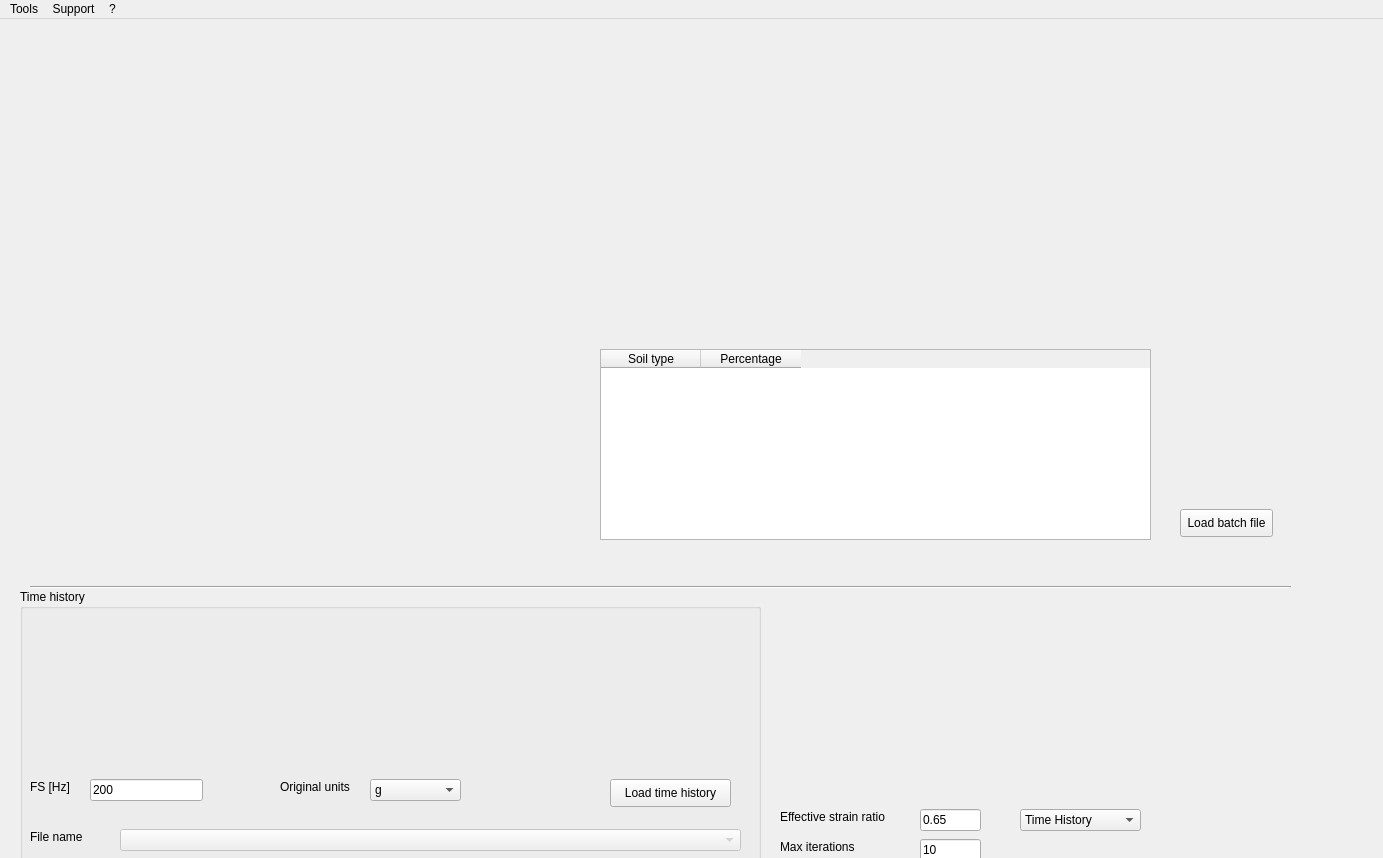
<?xml version="1.0" encoding="UTF-8"?>
<ui version="4.0">
 <class>MainWindow</class>
 <widget class="QMainWindow" name="MainWindow">
  <property name="geometry">
   <rect>
    <x>0</x>
    <y>0</y>
    <width>1383</width>
    <height>858</height>
   </rect>
  </property>
  <property name="windowTitle">
   <string>NC92-Soil</string>
  </property>
  <widget class="QWidget" name="centralwidget">
   <widget class="Line" name="line">
    <property name="geometry">
     <rect>
      <x>30</x>
      <y>560</y>
      <width>1261</width>
      <height>16</height>
     </rect>
    </property>
    <property name="orientation">
     <enum>Qt::Horizontal</enum>
    </property>
   </widget>
   <widget class="QPushButton" name="pushButton_run">
    <property name="geometry">
     <rect>
      <x>1020</x>
      <y>840</y>
      <width>121</width>
      <height>28</height>
     </rect>
    </property>
    <property name="text">
     <string>Run analysis</string>
    </property>
   </widget>
   <widget class="QLabel" name="label_11">
    <property name="geometry">
     <rect>
      <x>780</x>
      <y>790</y>
      <width>121</width>
      <height>16</height>
     </rect>
    </property>
    <property name="font">
     <font>
      <bold>false</bold>
     </font>
    </property>
    <property name="text">
     <string>Effective strain ratio</string>
    </property>
   </widget>
   <widget class="QLineEdit" name="lineEdit_strainRatio">
    <property name="geometry">
     <rect>
      <x>920</x>
      <y>790</y>
      <width>61</width>
      <height>22</height>
     </rect>
    </property>
    <property name="text">
     <string>0.65</string>
    </property>
   </widget>
   <widget class="QLineEdit" name="lineEdit_maxIter">
    <property name="geometry">
     <rect>
      <x>920</x>
      <y>820</y>
      <width>61</width>
      <height>22</height>
     </rect>
    </property>
    <property name="text">
     <string>10</string>
    </property>
   </widget>
   <widget class="QLabel" name="label_12">
    <property name="geometry">
     <rect>
      <x>780</x>
      <y>820</y>
      <width>121</width>
      <height>16</height>
     </rect>
    </property>
    <property name="font">
     <font>
      <bold>false</bold>
     </font>
    </property>
    <property name="text">
     <string>Max iterations</string>
    </property>
   </widget>
   <widget class="QLineEdit" name="lineEdit_maxTol">
    <property name="geometry">
     <rect>
      <x>920</x>
      <y>850</y>
      <width>61</width>
      <height>22</height>
     </rect>
    </property>
    <property name="text">
     <string>2</string>
    </property>
   </widget>
   <widget class="QLabel" name="label_13">
    <property name="geometry">
     <rect>
      <x>780</x>
      <y>850</y>
      <width>121</width>
      <height>16</height>
     </rect>
    </property>
    <property name="font">
     <font>
      <bold>false</bold>
     </font>
    </property>
    <property name="text">
     <string>Error tolerance [%]</string>
    </property>
   </widget>
   <widget class="QGroupBox" name="groupBox_TH">
    <property name="geometry">
     <rect>
      <x>20</x>
      <y>570</y>
      <width>741</width>
      <height>281</height>
     </rect>
    </property>
    <property name="autoFillBackground">
     <bool>true</bool>
    </property>
    <property name="title">
     <string>Time history</string>
    </property>
    <widget class="MplWidget" name="graphWidget_TH" native="true">
     <property name="geometry">
      <rect>
       <x>10</x>
       <y>20</y>
       <width>701</width>
       <height>151</height>
      </rect>
     </property>
    </widget>
    <widget class="QLineEdit" name="lineEdit_FS">
     <property name="geometry">
      <rect>
       <x>70</x>
       <y>190</y>
       <width>113</width>
       <height>22</height>
      </rect>
     </property>
     <property name="toolTip">
      <string>If specified in input file, sample frequency will be automatically imported from input file</string>
     </property>
     <property name="text">
      <string>200</string>
     </property>
    </widget>
    <widget class="QLabel" name="label_7">
     <property name="geometry">
      <rect>
       <x>10</x>
       <y>190</y>
       <width>51</width>
       <height>16</height>
      </rect>
     </property>
     <property name="font">
      <font>
       <bold>false</bold>
      </font>
     </property>
     <property name="text">
      <string>FS [Hz]</string>
     </property>
    </widget>
    <widget class="QLabel" name="label_8">
     <property name="geometry">
      <rect>
       <x>260</x>
       <y>190</y>
       <width>81</width>
       <height>16</height>
      </rect>
     </property>
     <property name="font">
      <font>
       <bold>false</bold>
      </font>
     </property>
     <property name="text">
      <string>Original units</string>
     </property>
    </widget>
    <widget class="QComboBox" name="comboBox_Units">
     <property name="geometry">
      <rect>
       <x>350</x>
       <y>190</y>
       <width>91</width>
       <height>22</height>
      </rect>
     </property>
     <item>
      <property name="text">
       <string>g</string>
      </property>
     </item>
     <item>
      <property name="text">
       <string>cm/s^2</string>
      </property>
     </item>
     <item>
      <property name="text">
       <string>m/s^2</string>
      </property>
     </item>
    </widget>
    <widget class="QPushButton" name="pushButton_loadTH">
     <property name="geometry">
      <rect>
       <x>590</x>
       <y>190</y>
       <width>121</width>
       <height>28</height>
      </rect>
     </property>
     <property name="text">
      <string>Load time history</string>
     </property>
    </widget>
    <widget class="QComboBox" name="comboBox_eventList">
     <property name="enabled">
      <bool>false</bool>
     </property>
     <property name="geometry">
      <rect>
       <x>100</x>
       <y>240</y>
       <width>621</width>
       <height>22</height>
      </rect>
     </property>
    </widget>
    <widget class="QLabel" name="label_14">
     <property name="geometry">
      <rect>
       <x>10</x>
       <y>240</y>
       <width>71</width>
       <height>16</height>
      </rect>
     </property>
     <property name="font">
      <font>
       <bold>false</bold>
      </font>
     </property>
     <property name="text">
      <string>File name</string>
     </property>
    </widget>
   </widget>
   <widget class="QComboBox" name="comboBox_THorRVT">
    <property name="geometry">
     <rect>
      <x>1020</x>
      <y>790</y>
      <width>121</width>
      <height>22</height>
     </rect>
    </property>
    <item>
     <property name="text">
      <string>Time History</string>
     </property>
    </item>
    <item>
     <property name="text">
      <string>RVT</string>
     </property>
    </item>
   </widget>
   <widget class="QGroupBox" name="groupBox_RVT">
    <property name="geometry">
     <rect>
      <x>20</x>
      <y>570</y>
      <width>741</width>
      <height>301</height>
     </rect>
    </property>
    <property name="autoFillBackground">
     <bool>true</bool>
    </property>
    <property name="title">
     <string>RVT</string>
    </property>
    <widget class="QLabel" name="label_18">
     <property name="geometry">
      <rect>
       <x>10</x>
       <y>240</y>
       <width>71</width>
       <height>16</height>
      </rect>
     </property>
     <property name="text">
      <string>File name</string>
     </property>
    </widget>
    <widget class="QComboBox" name="comboBox_spectraList">
     <property name="enabled">
      <bool>false</bool>
     </property>
     <property name="geometry">
      <rect>
       <x>100</x>
       <y>240</y>
       <width>621</width>
       <height>22</height>
      </rect>
     </property>
    </widget>
    <widget class="MplWidget" name="graphWidget_Spectrum" native="true">
     <property name="geometry">
      <rect>
       <x>10</x>
       <y>20</y>
       <width>701</width>
       <height>151</height>
      </rect>
     </property>
    </widget>
    <widget class="QLabel" name="label_19">
     <property name="geometry">
      <rect>
       <x>360</x>
       <y>190</y>
       <width>81</width>
       <height>16</height>
      </rect>
     </property>
     <property name="font">
      <font>
       <bold>false</bold>
      </font>
     </property>
     <property name="text">
      <string>Original units</string>
     </property>
    </widget>
    <widget class="QPushButton" name="pushButton_loadSpectra">
     <property name="geometry">
      <rect>
       <x>590</x>
       <y>190</y>
       <width>121</width>
       <height>28</height>
      </rect>
     </property>
     <property name="text">
      <string>Load target spectra</string>
     </property>
    </widget>
    <widget class="QComboBox" name="comboBox_SpectraUnits">
     <property name="geometry">
      <rect>
       <x>450</x>
       <y>190</y>
       <width>91</width>
       <height>22</height>
      </rect>
     </property>
     <item>
      <property name="text">
       <string>g</string>
      </property>
     </item>
     <item>
      <property name="text">
       <string>cm/s^2</string>
      </property>
     </item>
     <item>
      <property name="text">
       <string>m/s^2</string>
      </property>
     </item>
    </widget>
    <widget class="QLabel" name="label_20">
     <property name="geometry">
      <rect>
       <x>10</x>
       <y>190</y>
       <width>81</width>
       <height>16</height>
      </rect>
     </property>
     <property name="text">
      <string>Duration [s]</string>
     </property>
    </widget>
    <widget class="QLineEdit" name="lineEdit_duration">
     <property name="geometry">
      <rect>
       <x>100</x>
       <y>190</y>
       <width>51</width>
       <height>22</height>
      </rect>
     </property>
     <property name="text">
      <string>5</string>
     </property>
    </widget>
    <widget class="QLineEdit" name="lineEdit_damping">
     <property name="geometry">
      <rect>
       <x>270</x>
       <y>190</y>
       <width>51</width>
       <height>22</height>
      </rect>
     </property>
     <property name="text">
      <string>0.05</string>
     </property>
    </widget>
    <widget class="QLabel" name="label_21">
     <property name="geometry">
      <rect>
       <x>200</x>
       <y>190</y>
       <width>61</width>
       <height>16</height>
      </rect>
     </property>
     <property name="text">
      <string>Damping</string>
     </property>
    </widget>
    <widget class="QComboBox" name="comboBox_showWhat">
     <property name="geometry">
      <rect>
       <x>10</x>
       <y>270</y>
       <width>131</width>
       <height>22</height>
      </rect>
     </property>
     <item>
      <property name="text">
       <string>Show RS</string>
      </property>
     </item>
     <item>
      <property name="text">
       <string>Show FAS</string>
      </property>
     </item>
    </widget>
    <widget class="QCheckBox" name="checkBox_xlog">
     <property name="geometry">
      <rect>
       <x>180</x>
       <y>270</y>
       <width>111</width>
       <height>20</height>
      </rect>
     </property>
     <property name="text">
      <string>X log scale</string>
     </property>
    </widget>
    <widget class="QCheckBox" name="checkBox_ylog">
     <property name="geometry">
      <rect>
       <x>280</x>
       <y>270</y>
       <width>111</width>
       <height>20</height>
      </rect>
     </property>
     <property name="text">
      <string>Y log scale</string>
     </property>
    </widget>
   </widget>
   <widget class="QTableWidget" name="tableWidget_Permutations">
    <property name="geometry">
     <rect>
      <x>600</x>
      <y>330</y>
      <width>551</width>
      <height>191</height>
     </rect>
    </property>
    <property name="sizeAdjustPolicy">
     <enum>QAbstractScrollArea::AdjustToContents</enum>
    </property>
    <attribute name="verticalHeaderDefaultSectionSize">
     <number>30</number>
    </attribute>
    <column>
     <property name="text">
      <string>Soil type</string>
     </property>
    </column>
    <column>
     <property name="text">
      <string>Percentage</string>
     </property>
    </column>
   </widget>
   <widget class="QPushButton" name="pushButton_loadBatch">
    <property name="geometry">
     <rect>
      <x>1180</x>
      <y>490</y>
      <width>93</width>
      <height>28</height>
     </rect>
    </property>
    <property name="text">
     <string>Load batch file</string>
    </property>
   </widget>
   <widget class="QWidget" name="">
    <property name="geometry">
     <rect>
      <x>1180</x>
      <y>410</y>
      <width>113</width>
      <height>100</height>
     </rect>
    </property>
    <layout class="QVBoxLayout" name="verticalLayout"/>
   </widget>
   <zorder>groupBox_RVT</zorder>
   <zorder>tableWidget_Permutations</zorder>
   <zorder>pushButton_loadBatch</zorder>
   <zorder>groupBox_TH</zorder>
   <zorder>pushButton_addSoil</zorder>
   <zorder>pushButton_removeSoil</zorder>
   <zorder>pushButton_removeProfile</zorder>
   <zorder>pushButton_drawProfile</zorder>
   <zorder>label</zorder>
   <zorder>lineEdit_bedWeight</zorder>
   <zorder>label_bedUnits</zorder>
   <zorder>lineEdit_bedVelocity</zorder>
   <zorder>label_2</zorder>
   <zorder>line</zorder>
   <zorder>pushButton_run</zorder>
   <zorder>lineEdit_maxFreq</zorder>
   <zorder>lineEdit_waveLength</zorder>
   <zorder>label_9</zorder>
   <zorder>checkBox_autoDiscretize</zorder>
   <zorder>label_10</zorder>
   <zorder>lineEdit_bedDamping</zorder>
   <zorder>label_6</zorder>
   <zorder>label_11</zorder>
   <zorder>lineEdit_strainRatio</zorder>
   <zorder>lineEdit_maxIter</zorder>
   <zorder>label_12</zorder>
   <zorder>lineEdit_maxTol</zorder>
   <zorder>label_13</zorder>
   <zorder>comboBox_analysisType</zorder>
   <zorder>label_15</zorder>
   <zorder>lineEdit_brickSize</zorder>
   <zorder>label_16</zorder>
   <zorder>comboBox_THorRVT</zorder>
   <zorder>lineEdit_bedDepth</zorder>
   <zorder>label_22</zorder>
   <zorder>label_23</zorder>
   <zorder>checkBox_updatePlots</zorder>
   <zorder></zorder>
   <zorder>pushButton_removeProfile</zorder>
   <zorder>pushButton_addProfile</zorder>
   <zorder>splitter</zorder>
   <zorder>splitter_3</zorder>
  </widget>
  <widget class="QMenuBar" name="menubar">
   <property name="geometry">
    <rect>
     <x>0</x>
     <y>0</y>
     <width>1383</width>
     <height>37</height>
    </rect>
   </property>
   <widget class="QMenu" name="menu">
    <property name="title">
     <string>?</string>
    </property>
    <addaction name="actionAbout"/>
   </widget>
   <widget class="QMenu" name="menuTools">
    <property name="title">
     <string>Tools</string>
    </property>
    <widget class="QMenu" name="menuMerge_and_make_stats">
     <property name="title">
      <string>Merge and make stats</string>
     </property>
     <addaction name="actionGenerate_only_master"/>
     <addaction name="actionGenerate_master_and_sub"/>
    </widget>
    <addaction name="actionGenerateStochastic"/>
    <addaction name="separator"/>
    <addaction name="actionGeneratePermutated"/>
    <addaction name="actionGenerate_NTC"/>
    <addaction name="separator"/>
    <addaction name="menuMerge_and_make_stats"/>
   </widget>
   <widget class="QMenu" name="menuSupport">
    <property name="title">
     <string>Support</string>
    </property>
    <addaction name="actionLoadspectra"/>
    <addaction name="actionRun_analysis"/>
   </widget>
   <addaction name="menuTools"/>
   <addaction name="menuSupport"/>
   <addaction name="menu"/>
  </widget>
  <action name="actionAbout">
   <property name="text">
    <string>About</string>
   </property>
  </action>
  <action name="actionGenerateStochastic">
   <property name="text">
    <string>Generate stochastic profiles</string>
   </property>
  </action>
  <action name="actionGeneratePermutated">
   <property name="text">
    <string>Generate permutated profiles (beta)</string>
   </property>
  </action>
  <action name="actionGenerate_NTC">
   <property name="text">
    <string>Generate NTC spectra</string>
   </property>
  </action>
  <action name="actionGenerate_master_and_sub">
   <property name="text">
    <string>Generate master report with subreport</string>
   </property>
  </action>
  <action name="actionGenerate_master_report">
   <property name="text">
    <string>Generate master report</string>
   </property>
  </action>
  <action name="actionGenerate_only_master">
   <property name="text">
    <string>Generate master report</string>
   </property>
  </action>
  <action name="actionLoadspectra">
   <property name="text">
    <string>Load target spectra</string>
   </property>
  </action>
  <action name="actionRun_analysis">
   <property name="enabled">
    <bool>false</bool>
   </property>
   <property name="text">
    <string>Run batch analysis</string>
   </property>
  </action>
 </widget>
 <customwidgets>
  <customwidget>
   <class>MplWidget</class>
   <extends>QWidget</extends>
   <header location="global">mplwidget</header>
   <container>1</container>
  </customwidget>
 </customwidgets>
 <resources/>
 <connections/>
</ui>
